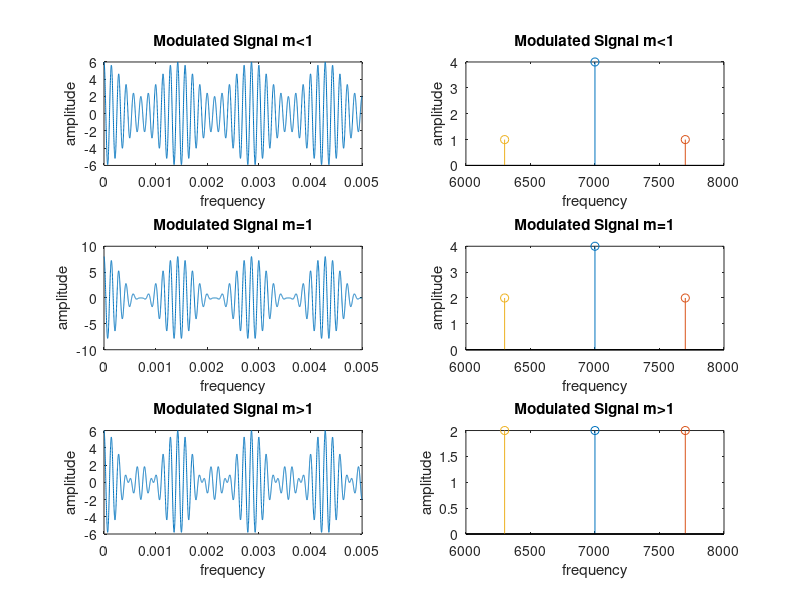

The MATLAB source for this figure:
Ec=4;
Em=2;
fm=700;
fc=7000;
wc=2*pi*fc;
wm=2*pi*fm;
t=0:10e-7:0.5*10e-3;
m=Em/Ec;
ec=Ec*(cos(wc*t));
em=Em*(cos(wm*t));
eam=Ec.*(1+m.*cos(wm.*t)).*cos(wc.*t);
subplot(3,2,1);
plot(t,eam);
xlabel('frequency');
ylabel('amplitude');
title('Modulated Signal m<1');
 
subplot(3,2,2);
stem(fc,Ec);
hold on;
k=m.*Ec./2;
stem((fc+fm),k);
hold on;
stem((fc-fm),k);
xlabel('frequency');
ylabel('amplitude');
title('Modulated Signal m<1');
 
Ec=4;
Em=4;
fm=700;
fc=7e3;
wc=2*pi*fc;
wm=2*pi*fm;
t=0:10e-7:0.5*10e-3;
m=Em/Ec;
ec=Ec*(cos(wc*t));
em=Em*(cos(wm*t));
eam=Ec.*(1+m.*cos(wm.*t)).*cos(wc.*t);
subplot(3,2,3);
plot(t,eam);
xlabel('frequency');
ylabel('amplitude');
title('Modulated Signal m=1');
 
subplot(3,2,4);
stem(fc,Ec);
hold on;
k=m.*Ec./2;
stem((fc+fm),k);
hold on;
stem((fc-fm),k);
xlabel('frequency');
ylabel('amplitude');
title('Modulated Signal m=1');
 
Ec=2;
Em=4;
fm=700;
fc=7e3;
wc=2*pi*fc;
wm=2*pi*fm;
t=0:10e-7:0.5*10e-3;
m=Em/Ec;
ec=Ec*(cos(wc*t));
em=Em*(cos(wm*t));
eam=Ec.*(1+m.*cos(wm.*t)).*cos(wc.*t);
subplot(3,2,5);
plot(t,eam);
xlabel('frequency');
ylabel('amplitude');
title('Modulated Signal m>1');
 
subplot(3,2,6);
stem(fc,Ec);
hold on;
k=m.*Ec./2;
stem((fc+fm),k);
hold on;
stem((fc-fm),k);
xlabel('frequency');
ylabel('amplitude');
title('Modulated Signal m>1');
